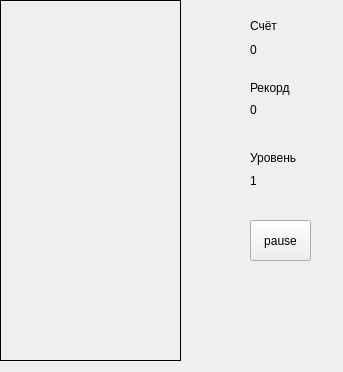
<?xml version="1.0" encoding="UTF-8"?>
<ui version="4.0">
 <class>DesktopView</class>
 <widget class="QMainWindow" name="DesktopView">
  <property name="geometry">
   <rect>
    <x>0</x>
    <y>0</y>
    <width>343</width>
    <height>372</height>
   </rect>
  </property>
  <property name="windowTitle">
   <string>DesktopView</string>
  </property>
  <widget class="QWidget" name="centralwidget">
   <property name="styleSheet">
    <string notr="true">QWidget {
	backgroud-color: gray;
}</string>
   </property>
   <widget class="QStackedWidget" name="stackedWidget">
    <property name="geometry">
     <rect>
      <x>0</x>
      <y>0</y>
      <width>341</width>
      <height>361</height>
     </rect>
    </property>
    <property name="currentIndex">
     <number>0</number>
    </property>
    <widget class="QWidget" name="snake">
     <widget class="QLabel" name="level">
      <property name="geometry">
       <rect>
        <x>250</x>
        <y>170</y>
        <width>31</width>
        <height>21</height>
       </rect>
      </property>
      <property name="text">
       <string>1</string>
      </property>
     </widget>
     <widget class="QLabel" name="label_5">
      <property name="geometry">
       <rect>
        <x>250</x>
        <y>150</y>
        <width>51</width>
        <height>16</height>
       </rect>
      </property>
      <property name="text">
       <string>Уровень</string>
      </property>
     </widget>
     <widget class="QLabel" name="label">
      <property name="geometry">
       <rect>
        <x>250</x>
        <y>10</y>
        <width>31</width>
        <height>31</height>
       </rect>
      </property>
      <property name="text">
       <string>Счёт</string>
      </property>
     </widget>
     <widget class="QLabel" name="label_3">
      <property name="geometry">
       <rect>
        <x>250</x>
        <y>80</y>
        <width>51</width>
        <height>16</height>
       </rect>
      </property>
      <property name="text">
       <string>Рекорд</string>
      </property>
     </widget>
     <widget class="QWidget" name="widget" native="true">
      <property name="geometry">
       <rect>
        <x>0</x>
        <y>0</y>
        <width>181</width>
        <height>361</height>
       </rect>
      </property>
      <property name="styleSheet">
       <string notr="true">QWidget {
	border: 1px solid black;
}</string>
      </property>
     </widget>
     <widget class="QLabel" name="score">
      <property name="geometry">
       <rect>
        <x>250</x>
        <y>40</y>
        <width>31</width>
        <height>20</height>
       </rect>
      </property>
      <property name="text">
       <string>0</string>
      </property>
     </widget>
     <widget class="QLabel" name="high_score">
      <property name="geometry">
       <rect>
        <x>250</x>
        <y>100</y>
        <width>31</width>
        <height>20</height>
       </rect>
      </property>
      <property name="text">
       <string>0</string>
      </property>
     </widget>
     <widget class="QPushButton" name="pause">
      <property name="geometry">
       <rect>
        <x>250</x>
        <y>220</y>
        <width>61</width>
        <height>41</height>
       </rect>
      </property>
      <property name="text">
       <string>pause</string>
      </property>
     </widget>
    </widget>
    <widget class="QWidget" name="menu">
     <widget class="QPushButton" name="game">
      <property name="geometry">
       <rect>
        <x>100</x>
        <y>70</y>
        <width>131</width>
        <height>91</height>
       </rect>
      </property>
      <property name="text">
       <string>Snake</string>
      </property>
     </widget>
     <widget class="QPushButton" name="exit">
      <property name="geometry">
       <rect>
        <x>100</x>
        <y>190</y>
        <width>131</width>
        <height>91</height>
       </rect>
      </property>
      <property name="text">
       <string>EXIT</string>
      </property>
     </widget>
     <widget class="QLabel" name="label_2">
      <property name="geometry">
       <rect>
        <x>90</x>
        <y>0</y>
        <width>141</width>
        <height>51</height>
       </rect>
      </property>
      <property name="text">
       <string>         BRICK GAME</string>
      </property>
     </widget>
    </widget>
   </widget>
  </widget>
 </widget>
 <resources/>
 <connections/>
</ui>
